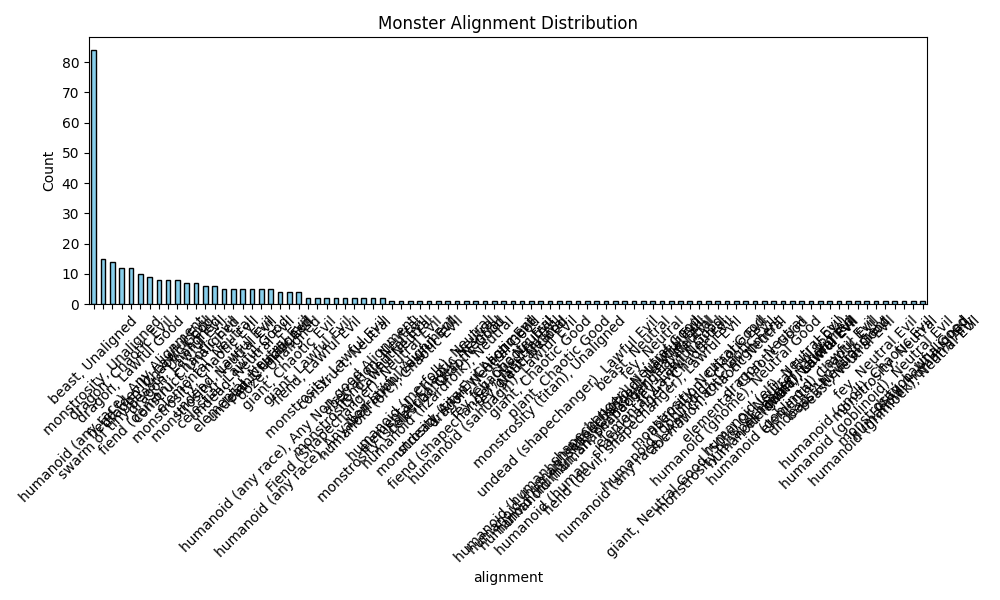
#> input picture reports/figures/alignment_distribution.png, 1000 x 600 px
$ jupyter execute --allow-errors final_demo_executed.ipynb   (shell and % lines are left out)
#> lines starting #> are read from the running program, lines starting #| are printed output that depends on the picture
# Final Demo: Monster Alignment Prediction

Goal: Predict monster alignment from biological + stat traits and lore text.

This notebook demonstrates the end-to-end workflow:
- Load cleaned dataset
- Show head and summary stats
- Display EDA figures inline
- Train and evaluate a baseline model (TF-IDF + Logistic Regression)
- Report accuracy, precision, recall, F1, and show a confusion matrix
- Test predictions on sample monsters
- Summarize insights and conclusions

[cell 1]
# 1) Imports & config
import os
import numpy as np
import pandas as pd
import matplotlib.pyplot as plt
import seaborn as sns

from sklearn.model_selection import train_test_split
from sklearn.feature_extraction.text import TfidfVectorizer
from sklearn.preprocessing import LabelEncoder
from sklearn.linear_model import LogisticRegression
from sklearn.metrics import (
    accuracy_score,
    precision_recall_fscore_support,
    classification_report,
    confusion_matrix,
)

# Plotting defaults
sns.set(style="whitegrid", context="notebook")

DATA_PROCESSED = os.path.join("..", "data", "processed")
REPORTS_FIGS = os.path.join("..", "reports", "figures")

[cell 2]
# 2) Load cleaned dataset (monsters)
monsters_path = os.path.join(DATA_PROCESSED, "Dd5e_monsters_clean.csv")
#> (the rest of this cell did not finish here and is left out)

#> (a cell that did not finish here is left out)

[cell 4]
# 4) Display 4–5 EDA figures inline
fig_files = [
    "alignment_distribution.png",
    "size_distribution.png",
    "armor_class_by_alignment.png",
    "hit_points_by_size.png",
    "challenge_rating_distribution.png",
]

ncols = 2
nrows = int(np.ceil(len(fig_files) / ncols))
plt.figure(figsize=(12, nrows * 4))
for i, fname in enumerate(fig_files, 1):
    path = os.path.join(REPORTS_FIGS, fname)
    img = plt.imread(path)
#> img is the input picture: shape (600, 1000, 4) float32; mean R, G, B, A 0.914, 0.915, 0.916, 1
    ax = plt.subplot(nrows, ncols, i)
    ax.imshow(img)
    ax.axis('off')
    ax.set_title(fname)
plt.tight_layout()
plt.show()
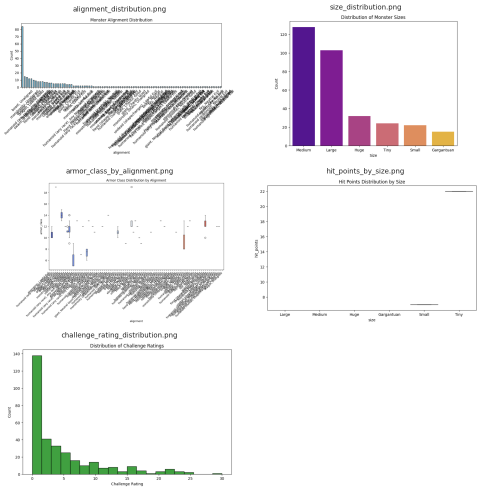
#> figure drawn by matplotlib, 5 panels
